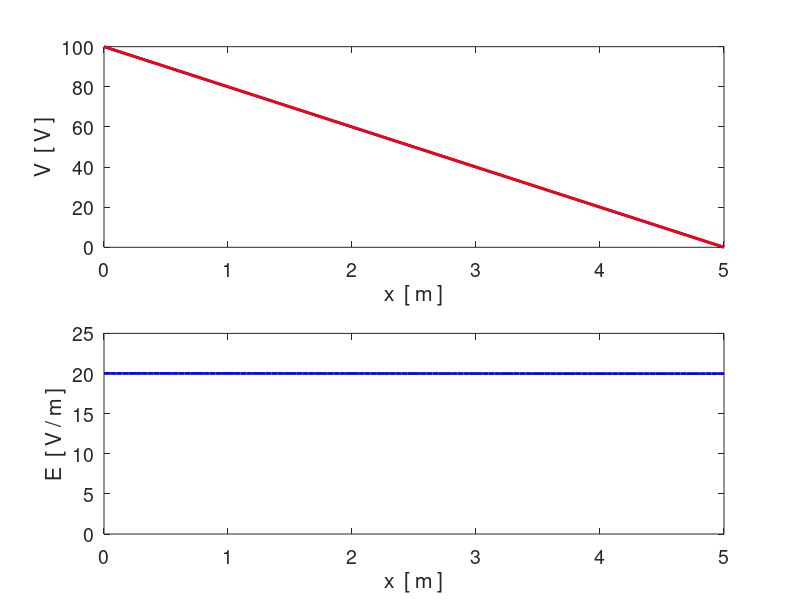

Write the MATLAB code that produced this figure.
% cemLaplace01.m
% 18 march 2016
% Ian Cooper
% School of Physics, University of Sydney
% ../mphome.htm

% Solution of Laplace's equation



clear all
close all
clc
tic

% INPUTS  ================================================================

% Number of XY grid points (integer)
     Nx = 101;  
% Range for X and Y values  [minX maxX minY maxY minZ maxZ]
     XY = [0 5];
% Boundary potential
     V0 = 100;
% tolerance for ending iterations
    tol = 0.1;

% SETUP ==================================================================

    V = zeros(Nx,1);
    minX = XY(1);  maxX = XY(2);
    x = linspace(minX, maxX,Nx);
    hx = x(2) - x(1); 
    V(1) = V0;  V(Nx) = 0;

% CALCULATIONS ===========================================================

% dSum difference in sum of squares  /  n  number of iterations
dSum = 100; n = 0;
while dSum > tol
    sum1 =  sum(sum(V.^2));
    
    for nx = 2: Nx-1
           V(nx) = 0.5*(V(nx+1) + V(nx-1));
    end
   
    sum2 =  sum(sum(V.^2));
    dSum = abs(sum2 - sum1);
    n = n+1;
end

% exact solution
VT = -20.*x + 100; 

% electric field
E = -gradient(V,hx);
    
% GRAPHICS ===============================================================
   
figure(1) 
    set(gcf,'units','normalized','position',[0.05 0.2 0.3 0.4]);
    subplot(2,1,1)
    plot(x,V,'b','lineWidth',2);
    hold on
    plot(x,VT,'r','lineWidth',2);
    %set(gca,'xLim',[minX, maxX]);
    %set(gca,'yLim',[minY, maxY]);
    xlabel('x  [ m ]'); ylabel('V  [ V ]'); 
    set(gca,'fontsize',14)
    
    subplot(2,1,2)
    plot(x,E,'b','lineWidth',2)
    set(gca,'yLim',[0, 25]);
    xlabel('x  [ m ]'); ylabel('E  [ V / m ]'); 
    set(gca,'fontsize',14)
    
 % =======================================================================  
    toc
    
